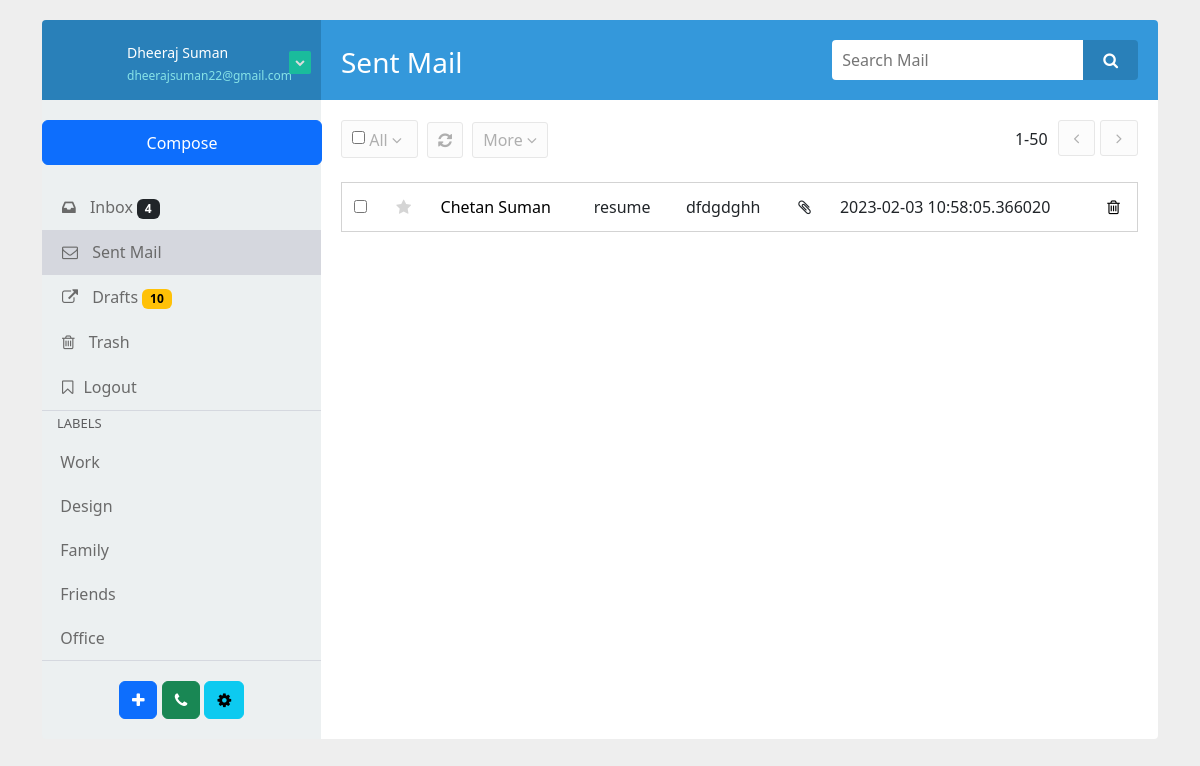
The page /sentemail.php (signed in) on the database its author committed.
### tables this page shows
CREATE TABLE `composetable1` (
  `sno` int(11) NOT NULL,
  `sender` varchar(255) NOT NULL,
  `receiver` varchar(255) NOT NULL,
  `cc` varchar(255) NOT NULL,
  `subject` varchar(100) NOT NULL,
  `message` varchar(255) NOT NULL,
  `attachment` varchar(255) NOT NULL,
  `status` int(2) NOT NULL,
  `date` datetime(6) NOT NULL DEFAULT current_timestamp(6)
);

CREATE TABLE `registeruser` (
  `sno.` int(255) NOT NULL,
  `name` varchar(50) NOT NULL,
  `email` varchar(50) NOT NULL,
  `password` varchar(50) NOT NULL,
  `date` datetime NOT NULL DEFAULT current_timestamp()
);

### sentemail.php (the view, shortened to what this page needs)
<!DOCTYPE html>
<html>
<head>
    <link href="https://maxcdn.bootstrapcdn.com/font-awesome/4.3.0/css/font-awesome.min.css" rel="stylesheet">
    <link href="https://cdn.jsdelivr.net/npm/bootstrap@5.3.0-alpha1/dist/css/bootstrap.min.css" rel="stylesheet">
    <link rel="stylesheet" type="text/css" href="css/sentemail.css">
</head>
<body>
</body>
<div class="container bootstrap snippets bootdeys">
<div class="row">
    <div class="col-lg-12">
        <div class="box">
            <div class="mail-box">
                <aside class="sm-side">
                    <div class="user-head">
                        <a href="javascript:;" class="inbox-avatar">
                        </a>
                        <div class="user-name">
                            <h5><a href="#"><?php echo ucwords($_SESSION['name']);?></a></h5>
                            <span><a href="#"><?php echo $_SESSION['email'];?></a></span>
                        </div>
                        <a href="#" class="">
                            <div class="dropdown">
                              <a class="btn mail-dropdown pull-right" href="#" role="button" data-bs-toggle="dropdown" aria-expanded="false">
                              <i class="fa fa-chevron-down"></i>
                              </a>
                            </div>
                        </a>
                    </div>
                      <?php require "compose.php"?>
                    <ul class="inbox-nav inbox-divider">
                        <li>
                            <a href="index.php"><i class="fa fa-inbox"></i> Inbox
                            <span class="badge text-bg-dark">4</span>
                            </a>
                        </li>
                        <li  class="active">
                            <a href="sentemail.php"><i class="fa fa-envelope-o"></i> Sent Mail</a>
                        </li>
                         <li>
                            <a href="draftemail.php"><i class=" fa fa-external-link"></i> Drafts
                            <span class="badge text-bg-warning">10</span>
                            </a>
                        </li>
                        <li>
                            <a href="trash.php"><i class=" fa fa-trash-o"></i> Trash</a>
                        </li>
                         <li>
                            <a href="logout.php"><i class="fa fa-bookmark-o"></i>Logout</a>
                        </li>
                    </ul>
                    <ul class="nav nav-pills nav-stacked labels-info inbox-divider">
                        <li> <h4>Labels</h4> </li>
                        <li> <a href="#">&nbsp&nbspWork </a> </li>
                        <li> <a href="#">&nbsp&nbspDesign </a> </li>
                        <li> <a href="#">&nbsp&nbspFamily </a> </li>
                        <li> <a href="#">&nbsp&nbspFriends </a> </li>
                        <li> <a href="#">&nbsp&nbspOffice </a> </li>
                    </ul>
                    <div class="inbox-body text-center">
                        <div class="btn-group">
                            <a href="javascript:;" class="btn mini btn-primary" data-original-title="" title="">
                                <i class="fa fa-plus"></i>
                            </a>
                        </div>
                        <div class="btn-group">
                            <a href="javascript:;" class="btn mini btn-success" data-original-title="" title="">
                                <i class="fa fa-phone"></i>
                            </a>
                        </div>
                        <div class="btn-group">
                            <a href="javascript:;" class="btn mini btn-info" data-original-title="" title="">
                                <i class="fa fa-cog"></i>
                            </a>
                        </div>
                    </div>
                </aside>
                <aside class="lg-side">
                <div class="inbox-head">
                    <h3>Sent Mail</h3>
                    <form class="pull-right position" action="#">
                        <div class="input-append">
                            <input type="text" placeholder="Search Mail" class="sr-input">
                            <button type="button" class="btn sr-btn" data-original-title="" title=""><i class="fa fa-search"></i></button>
                        </div>
                    </form>
                </div>
                <div class="inbox-body">
                <div class="mail-option">
                    <div class="chk-all">
                        <input type="checkbox" class="mail-checkbox mail-group-checkbox">
                       <div class="btn-group dropdown">
                            <a class="btn mini all" id="dropdownMenuButton1" data-bs-toggle="dropdown" aria-expanded="false">
                                All
                                <i class="fa fa-angle-down "></i>
                            </a>
                        </div>
                    </div>
                    <div class="btn-group">
                        <a class="btn mini tooltips" href="#" data-toggle="dropdown" data-placement="top" data-original-title="Refresh">
                            <i class=" fa fa-refresh"></i>
                        </a>
                    </div>
                   <div class="btn-group dropdown">
                         <a class="btn mini" id="dropdownMenuButton1" data-bs-toggle="dropdown" aria-expanded="false">
                            More
                            <i class="fa fa-angle-down "></i>
                        </a>
                    </div>
                    <ul class="unstyled inbox-pagination">
                        <li><span>1-50</span></li>
                        <li>
                            <a href="#" class="np-btn"><i class="fa fa-angle-left  pagination-left"></i></a>
                        </li>
                        <li>
                            <a href="#" class="np-btn"><i class="fa fa-angle-right pagination-right"></i></a>
                        </li>
                    </ul>
                </div>
                <table class="table table-inbox table-hover">
                <tbody>
                <?php
                require "partials/connect.php";
                $sender = $_SESSION['email'];
                $sql = "SELECT * FROM composetable1 WHERE sender='$sender' AND status=1 ORDER BY `date` DESC";
                $result = mysqli_query($conn, $sql);
                $num = mysqli_num_rows($result);
                if ($num > 0) {
                   while ($row = mysqli_fetch_assoc($result)) {
                    $semail = $row['receiver'];
                    $sql1 = "SELECT name FROM registeruser WHERE email='$semail'";
                    $result1 = mysqli_query($conn , $sql1);
                    $row1 = mysqli_fetch_assoc($result1);
                    echo '<tr class="">
                    <td class="inbox-small-cells">
                        <input type="checkbox" class="mail-checkbox">
                    </td>
                    <td class="inbox-small-cells"><i class="fa fa-star"></i></td>
                    <td class="view-message  dont-show"><a href="viewemail.php?sno='.$row['sno'].'">'.ucwords($row1['name']).'</a></td>
                     <td class="view-message ">'.$row['subject'].'</td>
                    <td class="view-message ">'.substr($row['message'], 0 , 20).'</td>
                    <td class="view-message  inbox-small-cells"><i class="fa fa-paperclip"></i></td>
                    <td class="view-message  text-right">'.$row['date'].'</td>
                    <td class="view-message  text-right"><a href="sentupdate.php?sno='.$row['sno'].'"><i class="fa fa-trash-o"></a></td>
                </tr>';
                    }
                }
                ?>
                </tbody>
                </table>
                </div>
                </aside>
                </div>
            </div>
        </div>
    </div>
</div>
</body>
</html>

### css/sentemail.css (style rules this page uses)
body { margin-top:20px; background:#eee; }
a, a:hover { text-decoration: none; }
.mail-box .nav { display: block; }
ul.labels-info li a { color: #6a6a6a; border-radius: 0; display: block; padding: 10px 10px; }
.mail-box { border-collapse: collapse; border-spacing: 0; display: table; table-layout: fixed; width: 100%; }
.mail-box aside { display: table-cell; float: none; height: 100%; padding: 0; vertical-align: top; }
.mail-box .sm-side { width: 25%; background: #ecf0f1; border-radius: 4px 0 0 4px; -webkit-border-radius: 4px 0 0 4px; }
.mail-box .lg-side { width: 75%; background: #fff; border-radius: 0px 4px 4px 0; -webkit-border-radius: 0px 4px 4px 0; }
.mail-box .sm-side .user-head { background: #2980b9; border-radius: 4px 0px 0px 0; -webkit-border-radius: 4px 0px 0px 0; padding: 10px; color: #fff; min-height: 80px; }
.user-head .inbox-avatar { width: 65px; float: left; }
.user-head .user-name { display: inline-block; margin:0 0 0 10px; }
.user-head .user-name h5 { font-size: 14px; margin-top: 15px; margin-bottom: 0; font-weight: 300; }
.user-head .user-name h5 a { color: #fff; }
.user-head .user-name span a { font-size: 12px; color: #87e2e7; }
a.mail-dropdown { background: #1abc9c; padding:3px 5px; font-size: 10px; color: #ddd; border-radius: 2px; margin-top: -35px; }
.inbox-body { padding: 20px; }
ul.inbox-nav { display: inline-block; width: 100%; margin: 0; padding: 0; }
.inbox-divider { border-bottom: 1px solid #d5d8df; }
ul.inbox-nav li { display: inline-block; line-height: 45px; width: 100%; }
ul.inbox-nav li a { color: #6a6a6a; line-height: 45px; width: 100%; display: inline-block; padding: 0 20px; }
ul.inbox-nav li a:hover, ul.inbox-nav li.active a, ul.inbox-nav li a:focus { color: #6a6a6a; background: #d5d7de; }
ul.inbox-nav li a i { padding-right: 10px; font-size: 16px; color: #6a6a6a; }
ul.labels-info li h4 { padding-left:15px; padding-right:15px; padding-top: 5px; color: #5c5c5e; font-size: 13px; text-transform: uppercase; }
ul.labels-info li { margin: 0; }
.inbox-head { padding:20px; background: #3498db; color: #fff; border-radius: 0 4px 0 0; -webkit-border-radius: 0 4px 0 0; min-height: 80px; }
.inbox-head h3 { margin: 0; display: inline-block; padding-top: 6px; font-weight: 300; }
.inbox-head .sr-input { height: 40px; border: none; box-shadow: none; padding: 0 10px; float: left; border-radius: 4px 0 0 4px; color: #8a8a8a; }
.inbox-head .sr-btn { height: 40px; border: none; background: #2980b9; color: #fff; padding: 0 20px; border-radius: 0 4px 4px 0; -webkit-border-radius: 0 4px 4px 0; }
.table-inbox { border: 1px solid #d3d3d3; margin-bottom: 0; }
.table-inbox tr td { padding: 12px !important; }
.table-inbox tr td .fa-star { color: #d5d5d5; }
ul.inbox-pagination { float: right; list-style: none; }
ul.inbox-pagination li { float: left; }
.mail-option { display: inline-block; margin-bottom: 10px; width: 100%; }
.mail-option .chk-all, .mail-option .btn-group { margin-right: 5px; }
.mail-option .chk-all, .mail-option .btn-group a.btn { border: 1px solid #e7e7e7; padding: 5px 10px; display: inline-block; background: #fcfcfc; color: #afafaf; border-radius: 3px !important; -webkit-border-radius: 3px !important; }
.inbox-pagination a.np-btn { border: 1px solid #e7e7e7; padding: 5px 15px; display: inline-block; background: #fcfcfc; color: #afafaf; border-radius: 3px !important; -webkit-border-radius: 3px !important; }
.mail-option .chk-all input[type=checkbox] { margin-top: 0; }
.mail-option .btn-group a.all { padding: 0; border: none; }
.inbox-pagination a.np-btn { margin-left: 5px; }
.inbox-pagination li span { display: inline-block; margin-top: 7px; margin-right: 5px; }

### rows shown on the page
composetable1: registeruser.name "Chetan Suman", subject "resume", message "dfdgdghh", date "2023-02-03 10:58:05.366020"

### other values the page prints
$_SESSION['name'] "Dheeraj Suman"
$_SESSION['email'] "dheerajsuman22@gmail.com"
